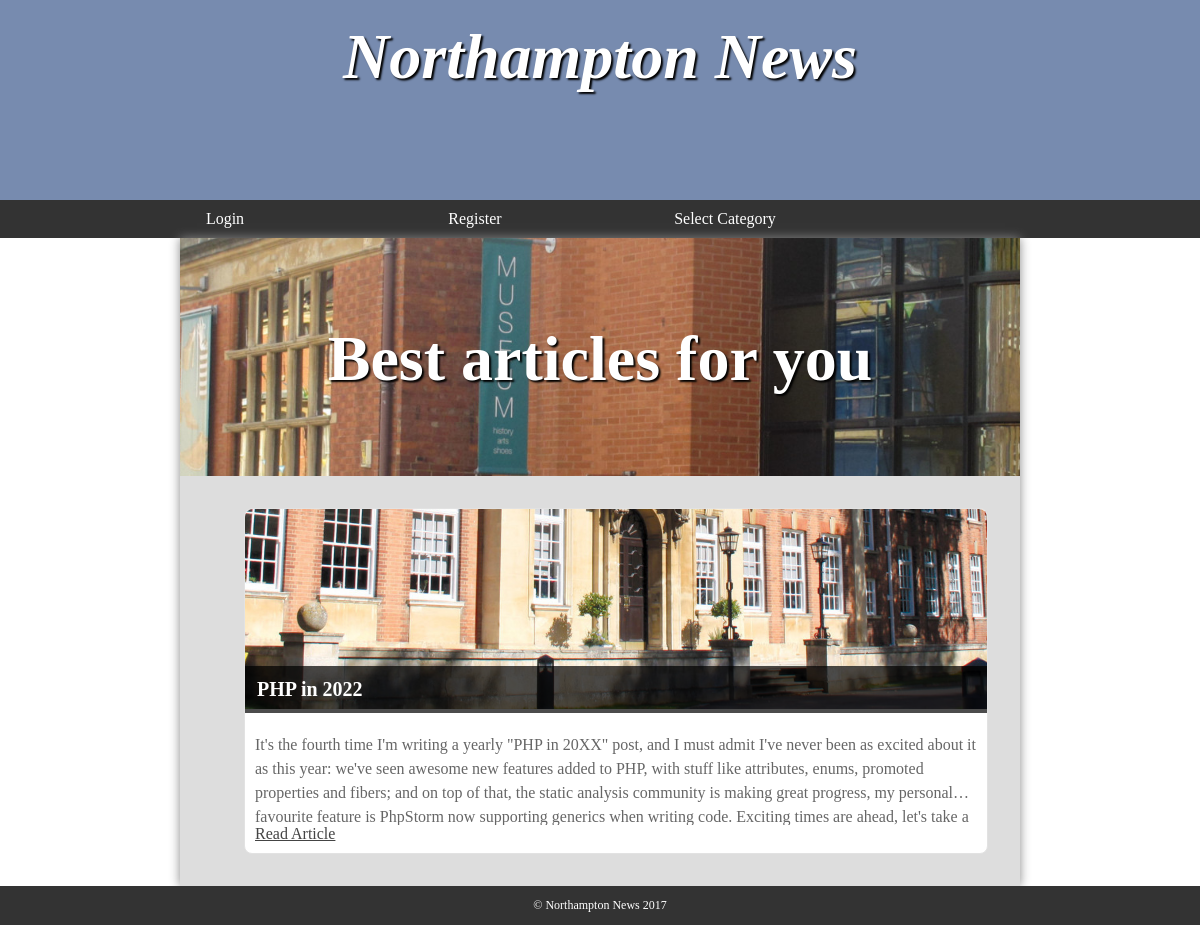
The page / on the database its author committed.
### tables this page shows
CREATE TABLE `article` (
  `id` int NOT NULL,
  `title` varchar(255) NOT NULL,
  `content` longtext NOT NULL,
  `categoryId` int NOT NULL,
  `publishDate` timestamp NOT NULL DEFAULT CURRENT_TIMESTAMP
);

### head/index.php (the view, shortened to what this page needs)
<!DOCTYPE html>
<html>
<head>
    <link rel="stylesheet" href="styles.css" />
</head>
<body>
    <header>
        <section>
            <h1>Northampton News</h1>
        </section>
    </header>
    <nav>
        <ul class="navs">
            <?php
            if (!empty($ID = $_SESSION["ID"])) {
            ?>
                <li><a href="logout.php">Logout</a></li>
                <li><a href="manageAdmins.php">Admin Area</a></li>
            <?php
            } else {
            ?>
                <li><a href="login.php">Login</a></li>
                <li><a href="register.php">Register</a></li>
            <?php
            }
            ?>
            <li><a href="#">Select Category</a>
            </li>
        </ul>
    </nav>

### index.php (shortened to what this page needs)
<?php
include './config/index.php';
include './head/index.php';
?>
<main class="wrapper">
  <section class="hero">
    <h1>Best articles for you</h1>
  </section>
  <section class="articles">
    <ul>
      <?php
      $selectArticlQuery = "SELECT * FROM article";
      $result = $conn->query($selectArticlQuery);
      while ($row = $result->fetch_assoc()) {
      ?>
        <li>
          <figure>
            <img src="./images/banners/3.jpg" alt="Several hands holding beer glasses">
            <figcaption>
              <h3><?php echo $row['title']; ?></h3>
            </figcaption>
          </figure>
          <p class="content_card">
            <?php echo $row['content']; ?>
          </p>
          <a class="articleLink" href="fullarticle.php?id=<?php echo $row['id']; ?>">Read Article</a>
        </li>
      <?php
      }
      ?>
    </ul>
  </section>
</main>
<footer>
  &copy; Northampton News 2017
</footer>
</body>
</html>

### styles.css (style rules this page uses)
html { font-family: 'Oxygen-Regular', times, verdana, sans-serif; }
:root { --primary: #4e5765; --success: #4ea95f; }
* { margin: 0; padding: 0; }
body { background-color: #fff; }
header { background-color: #778baf; color: white; height: 200px; }
nav { width: 100%; background-color: #333; overflow: auto; }
nav ul { width: 1000px; margin: auto; display: block; list-style-type: none; }
nav ul li { width: 25%; float: left; overflow: auto; text-align: center; }
nav a { color: white; padding-top: 10px; display: block; text-decoration: none; }
header section { display: block; }
header h1 { font-weight: bold; font-style: italic; }
h1 { font-size: 4em; color: white; text-align: center; padding-top: 20px; text-shadow: 2px 2px 2px #000; }
main { min-height: 50vh; background-color: #ddd; width: 70vw; display: block; margin: auto; box-shadow: 0px 0px 10px #888; color: #444; }
footer { background-color: #ccc; padding: 10px; }
section a { color: #444; }
ul { margin-left: 2em; }
main { display: table; }
.navs li { padding-bottom: 10px !important; }
.hero { background: url('./images/banners/1.jpg') center; background-size: cover; padding: 4rem 2rem; display: flex; flex-direction: column; justify-content: center; align-items: center; }
.hero>* { color: white; }
.hero>h1 { font-size: 4rem; padding-bottom: 1rem; }
.articles { padding: 2rem; }
.articles>ul { display: grid; grid-template-columns: repeat(auto-fit, minmax(320px, 1fr)); grid-gap: 1rem; }
.articles>ul>li { border: 1px solid #E2E2E2; border-radius: .5rem; padding-bottom: 10px; }
.articles>ul>li>figure { max-height: 220px; overflow: hidden; border-top-left-radius: .5rem; border-top-right-radius: .5rem; position: relative; }
.articles>ul>li>figure>img { width: 100%; height: 200px; object-fit: cover; }
.articles>ul>li>figure>figcaption { position: absolute; bottom: 0; background-color: rgba(0, 0, 0, .7); width: 100%; }
.articles>ul>li>figure>figcaption>h3 { color: white; padding: .75rem; font-size: 1.25rem; }
.articles>ul>li>p { font-size: 1rem; line-height: 1.5; color: #666666; padding: 20px 10px; }
.articles>ul>li>a { margin-top: 20px; padding: 20px 10px; }
footer { background-color: #333; padding: .75rem; color: white; text-align: center; font-size: .75rem; }
.articles>ul>li { background-color: #fff; list-style: none; }
.content_card { overflow: hidden; text-overflow: ellipsis; display: -webkit-box; -webkit-line-clamp: 3; line-clamp: 3; -webkit-box-orient: vertical; }

### rows shown on the page
article: title "PHP in 2022", content "It's the fourth time I'm writing a yearly \"PHP in 20XX\" post, and I must admit I've never been as excited about it as this year: we've seen awesome new features added to PHP, with stuff like attributes, enums, promoted properties and fibers; and on top of that, the static analysis community is making great progress, my personal favourite feature is PhpStorm now supporting generics when writing code. Exciting times are ahead, let's take…"
